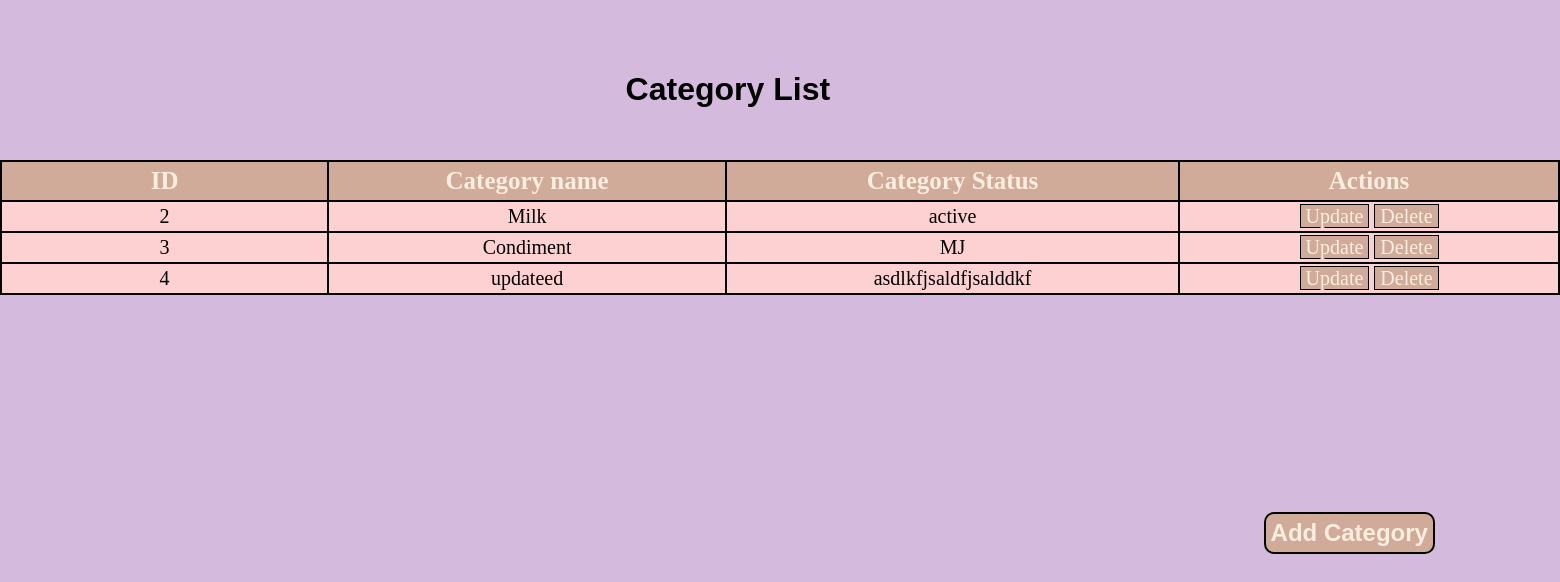
/categoryList.php, run on an earlier commit of the app's database.
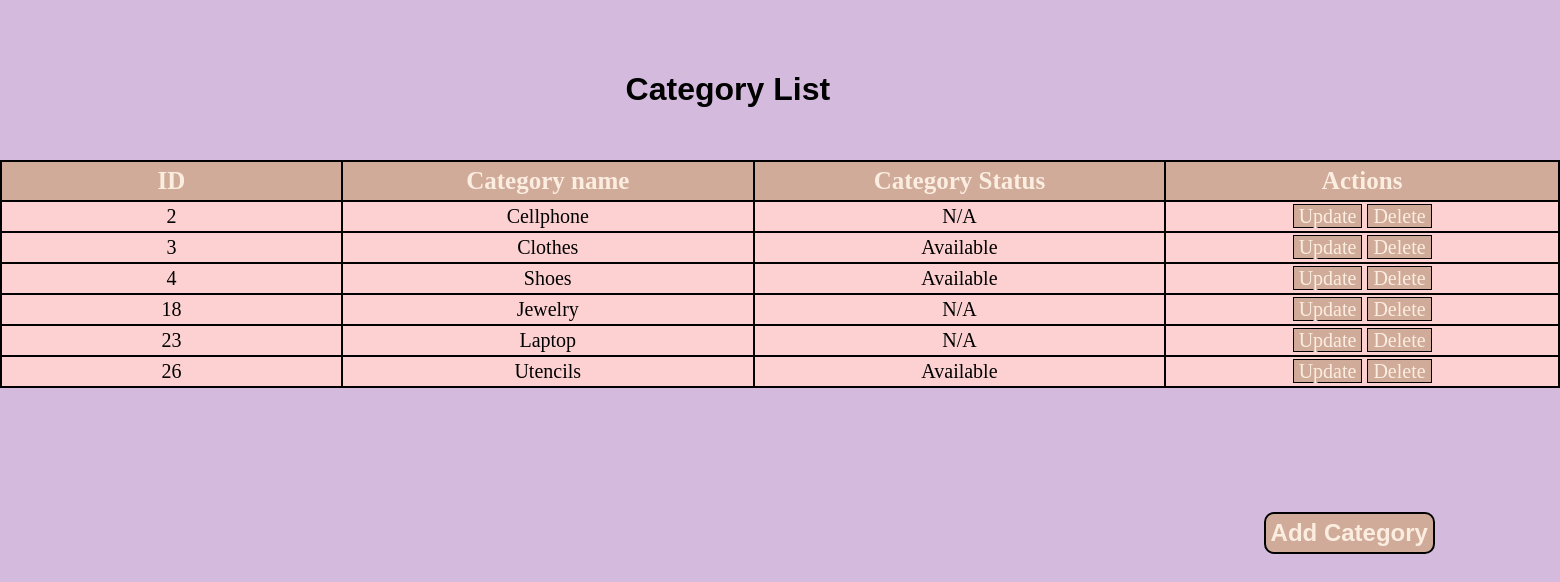
And on a later commit of the database.
### tables this page shows
CREATE TABLE `category` (
  `id` int(11) NOT NULL,
  `name` varchar(100) NOT NULL,
  `status` varchar(20) NOT NULL
);

### categoryList.php (the view)
<?php
    require_once "dbconnect.php";
?>
<link rel="stylesheet" href="list.css">
<div class = "title">Category List</div>
<table>
    <tr>
        <th>ID</th>
        <th>Category name</th>
        <th>Category Status</th>
        <th>Actions</th>
    </tr>
    <?php
        $sqlQuery = "SELECT * from category";
        $res = $conn->query($sqlQuery);
        while($row = mysqli_fetch_object($res)){
            ?>
                <tr>
                    <td><?php echo $row->id?></td>
                    <td><?php echo $row->name?></td>
                    <td><?php echo $row->status?></td>
                    <td><a class="upd" href="updateCategory.php?id=<?php echo $row->id?>">Update</a>
                        <a class="del" href="deleteCategory.php?id=<?php echo $row->id?>">Delete</a></td>
                </tr>
        <?php
            }
        ?>
        <div>
            <a class="add" href="addCategory.php">Add Category</a>
        </div>
        <br>
</table>

What changed in the data, as far as the page shows it:
changed category id 2: name "Milk" → "Cellphone"; status "active" → "N/A"
changed category id 3: name "Condiment" → "Clothes"; status "MJ" → "Available"
changed category id 4: name "updateed" → "Shoes"; status "asdlkfjsaldfjsalddkf" → "Available"
added category: id "18", name "Jewelry", status "N/A"
added category: id "23", name "Laptop", status "N/A"
added category: id "26", name "Utencils", status "Available"
